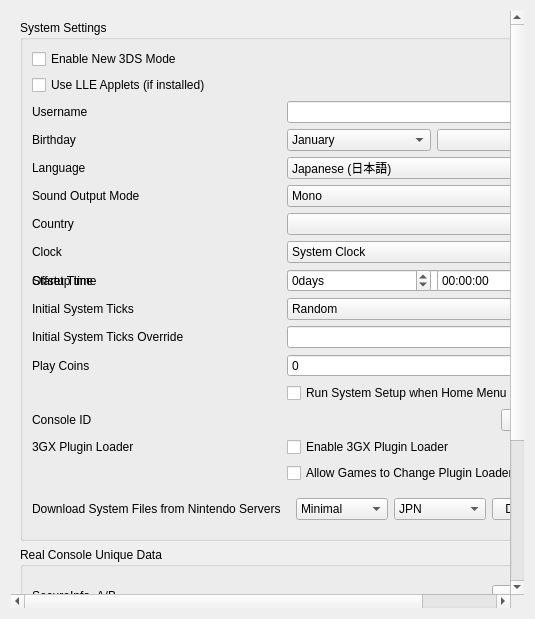
<?xml version="1.0" encoding="UTF-8"?>
<ui version="4.0">
 <class>ConfigureSystem</class>
 <widget class="QWidget" name="ConfigureSystem">
  <property name="geometry">
   <rect>
    <x>0</x>
    <y>0</y>
    <width>535</width>
    <height>619</height>
   </rect>
  </property>
  <property name="windowTitle">
   <string>Form</string>
  </property>
  <layout class="QVBoxLayout" name="verticalLayout_scrollbar">
   <item>
    <widget class="QScrollArea" name="scrollArea">
     <property name="minimumSize">
      <size>
       <width>0</width>
       <height>480</height>
      </size>
     </property>
     <property name="frameShape">
      <enum>QFrame::NoFrame</enum>
     </property>
     <property name="lineWidth">
      <number>1</number>
     </property>
     <property name="widgetResizable">
      <bool>true</bool>
     </property>
     <widget class="QWidget" name="scrollAreaWidgetContents">
      <property name="geometry">
       <rect>
        <x>0</x>
        <y>0</y>
        <width>422</width>
        <height>500</height>
       </rect>
      </property>
      <layout class="QHBoxLayout" name="horizontalLayout">
       <item>
        <layout class="QVBoxLayout" name="verticalLayout">
         <item>
          <widget class="QGroupBox" name="group_system_settings">
           <property name="title">
            <string>System Settings</string>
           </property>
           <layout class="QGridLayout" name="gridLayout">
            <item row="1" column="0">
             <widget class="QCheckBox" name="toggle_new_3ds">
              <property name="toolTip">
               <string>&lt;html&gt;&lt;head/&gt;&lt;body&gt;&lt;p&gt;The New 3DS has different memory and processor, and some games can only start on the New 3DS.&lt;/p&gt;&lt;/body&gt;&lt;/html&gt;</string>
              </property>
              <property name="text">
               <string>Enable New 3DS Mode</string>
              </property>
             </widget>
            </item>
            <item row="2" column="0">
             <widget class="QCheckBox" name="toggle_lle_applets">
              <property name="text">
               <string>Use LLE Applets (if installed)</string>
              </property>
             </widget>
            </item>
            <item row="3" column="1">
             <widget class="QLineEdit" name="edit_username">
              <property name="sizePolicy">
               <sizepolicy hsizetype="Preferred" vsizetype="Fixed">
                <horstretch>0</horstretch>
                <verstretch>0</verstretch>
               </sizepolicy>
              </property>
              <property name="maxLength">
               <number>10</number>
              </property>
             </widget>
            </item>
            <item row="3" column="0">
             <widget class="QLabel" name="label_username">
              <property name="text">
               <string>Username</string>
              </property>
             </widget>
            </item>
            <item row="4" column="0">
             <widget class="QLabel" name="label_birthday">
              <property name="text">
               <string>Birthday</string>
              </property>
             </widget>
            </item>
            <item row="4" column="1">
             <layout class="QHBoxLayout" name="horizontalLayout_birthday2">
              <item>
               <widget class="QComboBox" name="combo_birthmonth">
                <item>
                 <property name="text">
                  <string>January</string>
                 </property>
                </item>
                <item>
                 <property name="text">
                  <string>February</string>
                 </property>
                </item>
                <item>
                 <property name="text">
                  <string>March</string>
                 </property>
                </item>
                <item>
                 <property name="text">
                  <string>April</string>
                 </property>
                </item>
                <item>
                 <property name="text">
                  <string>May</string>
                 </property>
                </item>
                <item>
                 <property name="text">
                  <string>June</string>
                 </property>
                </item>
                <item>
                 <property name="text">
                  <string>July</string>
                 </property>
                </item>
                <item>
                 <property name="text">
                  <string>August</string>
                 </property>
                </item>
                <item>
                 <property name="text">
                  <string>September</string>
                 </property>
                </item>
                <item>
                 <property name="text">
                  <string>October</string>
                 </property>
                </item>
                <item>
                 <property name="text">
                  <string>November</string>
                 </property>
                </item>
                <item>
                 <property name="text">
                  <string>December</string>
                 </property>
                </item>
               </widget>
              </item>
              <item>
               <widget class="QComboBox" name="combo_birthday"/>
              </item>
             </layout>
            </item>
            <item row="5" column="0">
             <widget class="QLabel" name="label_language">
              <property name="text">
               <string>Language</string>
              </property>
             </widget>
            </item>
            <item row="5" column="1">
             <widget class="QComboBox" name="combo_language">
              <property name="toolTip">
               <string>&lt;html&gt;&lt;head/&gt;&lt;body&gt;&lt;p&gt;Note: This can be overridden when region setting is auto-select.&lt;/p&gt;&lt;/body&gt;&lt;/html&gt;</string>
              </property>
              <item>
               <property name="text">
                <string>Japanese (日本語)</string>
               </property>
              </item>
              <item>
               <property name="text">
                <string>English</string>
               </property>
              </item>
              <item>
               <property name="text">
                <string>French (français)</string>
               </property>
              </item>
              <item>
               <property name="text">
                <string>German (Deutsch)</string>
               </property>
              </item>
              <item>
               <property name="text">
                <string>Italian (italiano)</string>
               </property>
              </item>
              <item>
               <property name="text">
                <string>Spanish (español)</string>
               </property>
              </item>
              <item>
               <property name="text">
                <string>Simplified Chinese (简体中文)</string>
               </property>
              </item>
              <item>
               <property name="text">
                <string>Korean (한국어)</string>
               </property>
              </item>
              <item>
               <property name="text">
                <string>Dutch (Nederlands)</string>
               </property>
              </item>
              <item>
               <property name="text">
                <string>Portuguese (português)</string>
               </property>
              </item>
              <item>
               <property name="text">
                <string>Russian (Русский)</string>
               </property>
              </item>
              <item>
               <property name="text">
                <string>Traditional Chinese (正體中文)</string>
               </property>
              </item>
             </widget>
            </item>
            <item row="6" column="0">
             <widget class="QLabel" name="label_sound">
              <property name="text">
               <string>Sound Output Mode</string>
              </property>
             </widget>
            </item>
            <item row="6" column="1">
             <widget class="QComboBox" name="combo_sound">
              <item>
               <property name="text">
                <string>Mono</string>
               </property>
              </item>
              <item>
               <property name="text">
                <string>Stereo</string>
               </property>
              </item>
              <item>
               <property name="text">
                <string>Surround</string>
               </property>
              </item>
             </widget>
            </item>
            <item row="7" column="0">
             <widget class="QLabel" name="label_country">
              <property name="text">
               <string>Country</string>
              </property>
             </widget>
            </item>
            <item row="7" column="1">
             <widget class="QComboBox" name="combo_country"/>
            </item>
            <item row="8" column="0">
             <widget class="QLabel" name="label_init_clock">
              <property name="text">
               <string>Clock</string>
              </property>
             </widget>
            </item>
            <item row="8" column="1">
             <widget class="QComboBox" name="combo_init_clock">
              <item>
               <property name="text">
                <string>System Clock</string>
               </property>
              </item>
              <item>
               <property name="text">
                <string>Fixed Time</string>
               </property>
              </item>
             </widget>
            </item>
            <item row="9" column="0">
             <widget class="QLabel" name="label_init_time">
              <property name="text">
               <string>Startup time</string>
              </property>
             </widget>
            </item>
            <item row="9" column="1">
             <widget class="QDateTimeEdit" name="edit_init_time">
              <property name="displayFormat">
               <string>yyyy-MM-ddTHH:mm:ss</string>
              </property>
             </widget>
            </item>
            <item row="9" column="0">
             <widget class="QLabel" name="label_init_time_offset">
              <property name="text">
               <string>Offset Time</string>
              </property>
             </widget>
            </item>
            <item row="9" column="1">
             <layout class="QGridLayout" name="edit_init_time_offset_grid">
              <item row="0" column="0">
               <widget class="QSpinBox" name="edit_init_time_offset_days">
                <property name="suffix">
                 <string>days</string>
                </property>
                <property name="minimum">
                 <number>-2147483648</number>
                </property>
                <property name="maximum">
                 <number>2147483647</number>
                </property>
               </widget>
              </item>
              <item row="0" column="1">
               <widget class="QTimeEdit" name="edit_init_time_offset_time">
                <property name="displayFormat">
                 <string>HH:mm:ss</string>
                </property>
               </widget>
              </item>
             </layout>
            </item>
            <item row="10" column="0">
             <widget class="QLabel" name="label_init_ticks_type">
              <property name="text">
               <string>Initial System Ticks</string>
              </property>
             </widget>
            </item>
            <item row="10" column="1">
             <widget class="QComboBox" name="combo_init_ticks_type">
              <item>
               <property name="text">
                <string>Random</string>
               </property>
              </item>
              <item>
               <property name="text">
                <string>Fixed</string>
               </property>
              </item>
             </widget>
            </item>
            <item row="11" column="0">
             <widget class="QLabel" name="label_init_ticks_value">
              <property name="text">
               <string>Initial System Ticks Override</string>
              </property>
             </widget>
            </item>
            <item row="11" column="1">
             <widget class="QLineEdit" name="edit_init_ticks_value">
              <property name="sizePolicy">
               <sizepolicy hsizetype="Preferred" vsizetype="Fixed">
                <horstretch>0</horstretch>
                <verstretch>0</verstretch>
               </sizepolicy>
              </property>
              <property name="maxLength">
               <number>20</number>
              </property>
             </widget>
            </item>
            <item row="12" column="0">
             <widget class="QLabel" name="label_play_coins">
              <property name="text">
               <string>Play Coins</string>
              </property>
             </widget>
            </item>
            <item row="12" column="1">
             <widget class="QSpinBox" name="spinBox_play_coins">
              <property name="maximum">
               <number>300</number>
              </property>
             </widget>
            </item>
            <item row="13" column="1">
             <widget class="QCheckBox" name="toggle_system_setup">
              <property name="text">
               <string>Run System Setup when Home Menu is Launched</string>
              </property>
             </widget>
            </item>
            <item row="14" column="0">
             <widget class="QLabel" name="label_console_id">
              <property name="text">
               <string>Console ID</string>
              </property>
             </widget>
            </item>
            <item row="14" column="1">
             <widget class="QPushButton" name="button_regenerate_console_id">
              <property name="sizePolicy">
               <sizepolicy hsizetype="Fixed" vsizetype="Fixed">
                <horstretch>0</horstretch>
                <verstretch>0</verstretch>
               </sizepolicy>
              </property>
              <property name="layoutDirection">
               <enum>Qt::RightToLeft</enum>
              </property>
              <property name="text">
               <string>Regenerate</string>
              </property>
             </widget>
            </item>
            <item row="15" column="0">
             <widget class="QLabel" name="label_plugin_loader">
              <property name="text">
               <string>3GX Plugin Loader</string>
              </property>
             </widget>
            </item>
            <item row="15" column="1">
             <widget class="QCheckBox" name="plugin_loader">
              <property name="text">
               <string>Enable 3GX Plugin Loader</string>
              </property>
             </widget>
            </item>
            <item row="16" column="1">
             <widget class="QCheckBox" name="allow_plugin_loader">
              <property name="text">
               <string>Allow Games to Change Plugin Loader State</string>
              </property>
             </widget>
            </item>
            <item row="17" column="0">
             <widget class="QLabel" name="label_nus_download">
              <property name="text">
               <string>Download System Files from Nintendo Servers</string>
              </property>
             </widget>
            </item>
            <item row="17" column="1">
             <widget class="QWidget" name="body_nus_download">
              <layout class="QHBoxLayout" name="horizontalLayout_nus_download">
               <item>
                <widget class="QComboBox" name="combo_download_set">
                 <item>
                  <property name="text">
                   <string>Minimal</string>
                  </property>
                 </item>
                 <item>
                  <property name="text">
                   <string>Old 3DS</string>
                  </property>
                 </item>
                 <item>
                  <property name="text">
                   <string>New 3DS</string>
                  </property>
                 </item>
                </widget>
               </item>
               <item>
                <widget class="QComboBox" name="combo_download_region">
                 <item>
                  <property name="text">
                   <string>JPN</string>
                  </property>
                 </item>
                 <item>
                  <property name="text">
                   <string>USA</string>
                  </property>
                 </item>
                 <item>
                  <property name="text">
                   <string>EUR</string>
                  </property>
                 </item>
                 <item>
                  <property name="text">
                   <string>AUS</string>
                  </property>
                 </item>
                 <item>
                  <property name="text">
                   <string>CHN</string>
                  </property>
                 </item>
                 <item>
                  <property name="text">
                   <string>KOR</string>
                  </property>
                 </item>
                 <item>
                  <property name="text">
                   <string>TWN</string>
                  </property>
                 </item>
                </widget>
               </item>
               <item>
                <widget class="QPushButton" name="button_start_download">
                 <property name="sizePolicy">
                  <sizepolicy hsizetype="Fixed" vsizetype="Fixed">
                   <horstretch>0</horstretch>
                   <verstretch>0</verstretch>
                  </sizepolicy>
                 </property>
                 <property name="layoutDirection">
                  <enum>Qt::RightToLeft</enum>
                 </property>
                 <property name="text">
                  <string>Download</string>
                 </property>
                </widget>
               </item>
              </layout>
             </widget>
            </item>
           </layout>
          </widget>
         </item>
         <item>
          <widget class="QGroupBox" name="group_real_console_unique_data">
           <property name="title">
            <string>Real Console Unique Data</string>
           </property>
           <layout class="QGridLayout" name="gridLayout1">
            <item row="1" column="0">
             <widget class="QLabel" name="label_secure_info">
              <property name="text">
               <string>SecureInfo_A/B</string>
              </property>
             </widget>
            </item>
            <item row="1" column="1">
             <widget class="QWidget" name="secure_info">
              <layout class="QHBoxLayout" name="horizontalLayout_secure_info">
               <item>
                <widget class="QLabel" name="label_secure_info_status">
                 <property name="text">
                  <string/>
                 </property>
                </widget>
               </item>
               <item>
                <widget class="QPushButton" name="button_secure_info">
                 <property name="sizePolicy">
                  <sizepolicy hsizetype="Fixed" vsizetype="Fixed">
                   <horstretch>0</horstretch>
                   <verstretch>0</verstretch>
                  </sizepolicy>
                 </property>
                 <property name="layoutDirection">
                  <enum>Qt::RightToLeft</enum>
                 </property>
                 <property name="text">
                  <string>Choose</string>
                 </property>
                </widget>
               </item>
              </layout>
             </widget>
            </item>
            <item row="2" column="0">
             <widget class="QLabel" name="label_friend_code_seed">
              <property name="text">
               <string>LocalFriendCodeSeed_A/B</string>
              </property>
             </widget>
            </item>
            <item row="2" column="1">
             <widget class="QWidget" name="friend_code_seed">
              <layout class="QHBoxLayout" name="horizontalLayout_friend_code_seed">
               <item>
                <widget class="QLabel" name="label_friend_code_seed_status">
                 <property name="text">
                  <string/>
                 </property>
                </widget>
               </item>
               <item>
                <widget class="QPushButton" name="button_friend_code_seed">
                 <property name="sizePolicy">
                  <sizepolicy hsizetype="Fixed" vsizetype="Fixed">
                   <horstretch>0</horstretch>
                   <verstretch>0</verstretch>
                  </sizepolicy>
                 </property>
                 <property name="layoutDirection">
                  <enum>Qt::RightToLeft</enum>
                 </property>
                 <property name="text">
                  <string>Choose</string>
                 </property>
                </widget>
               </item>
              </layout>
             </widget>
            </item>
            <item row="3" column="0">
             <widget class="QLabel" name="label_ct_cert">
              <property name="text">
               <string>CTCert</string>
              </property>
             </widget>
            </item>
            <item row="3" column="1">
             <widget class="QWidget" name="ct_cert">
              <layout class="QHBoxLayout" name="horizontalLayout_ct_cert">
               <item>
                <widget class="QLabel" name="label_ct_cert_status">
                 <property name="text">
                  <string/>
                 </property>
                </widget>
               </item>
               <item>
                <widget class="QPushButton" name="button_ct_cert">
                 <property name="sizePolicy">
                  <sizepolicy hsizetype="Fixed" vsizetype="Fixed">
                   <horstretch>0</horstretch>
                   <verstretch>0</verstretch>
                  </sizepolicy>
                 </property>
                 <property name="layoutDirection">
                  <enum>Qt::RightToLeft</enum>
                 </property>
                 <property name="text">
                  <string>Choose</string>
                 </property>
                </widget>
               </item>
              </layout>
             </widget>
            </item>
           </layout>
          </widget>
         </item>
         <item>
          <widget class="QLabel" name="label_disable_info">
           <property name="text">
            <string>System settings are available only when game is not running.</string>
           </property>
           <property name="wordWrap">
            <bool>true</bool>
           </property>
          </widget>
         </item>
         <item>
          <spacer name="verticalSpacer">
           <property name="orientation">
            <enum>Qt::Vertical</enum>
           </property>
           <property name="sizeHint" stdset="0">
            <size>
             <width>20</width>
             <height>40</height>
            </size>
           </property>
          </spacer>
         </item>
        </layout>
       </item>
      </layout>
     </widget>
    </widget>
   </item>
  </layout>
 </widget>
 <tabstops>
  <tabstop>toggle_new_3ds</tabstop>
  <tabstop>edit_username</tabstop>
  <tabstop>combo_birthmonth</tabstop>
  <tabstop>combo_birthday</tabstop>
  <tabstop>combo_language</tabstop>
  <tabstop>combo_sound</tabstop>
  <tabstop>combo_country</tabstop>
  <tabstop>combo_init_clock</tabstop>
  <tabstop>edit_init_time</tabstop>
  <tabstop>spinBox_play_coins</tabstop>
  <tabstop>button_regenerate_console_id</tabstop>
 </tabstops>
 <resources/>
 <connections/>
</ui>
